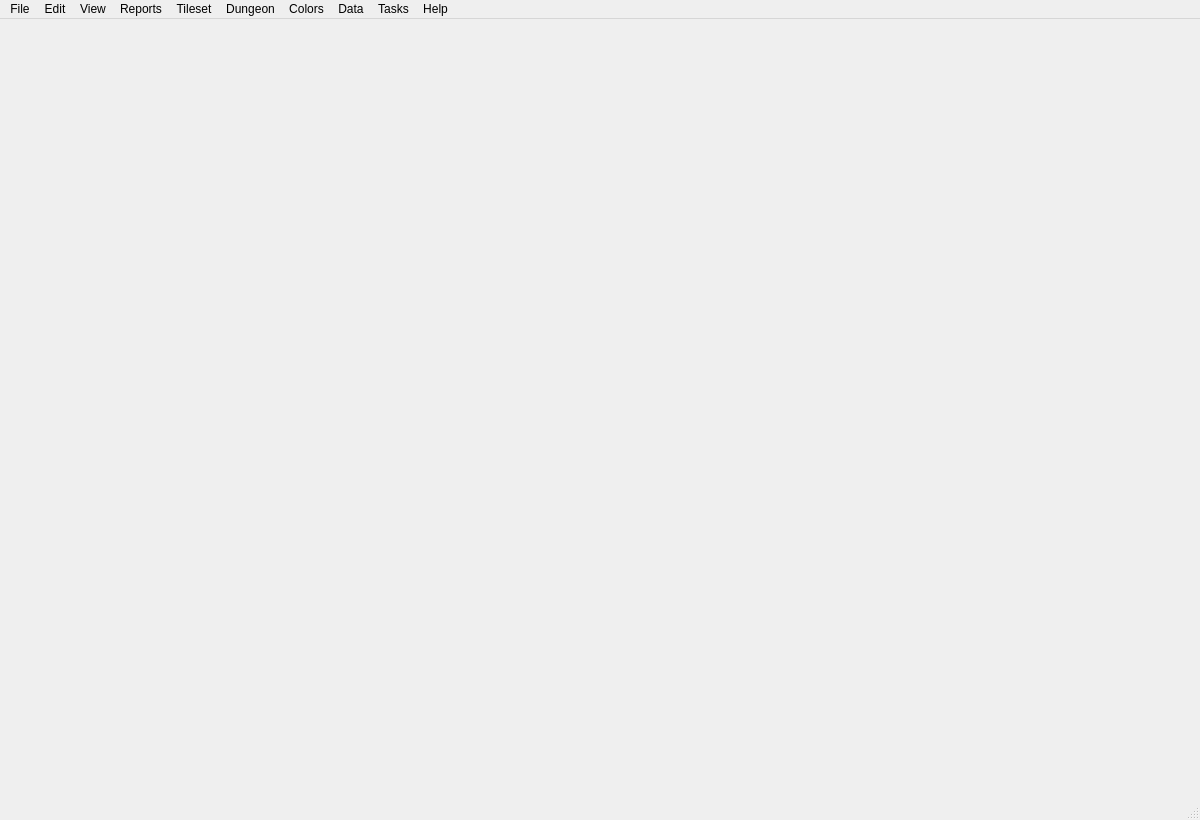
<?xml version="1.0" encoding="UTF-8"?>
<ui version="4.0">
 <class>MainWindow</class>
 <widget class="QMainWindow">
  <property name="geometry">
   <rect>
    <x>0</x>
    <y>0</y>
    <width>1200</width>
    <height>820</height>
   </rect>
  </property>
  <property name="sizePolicy">
   <sizepolicy hsizetype="Expanding" vsizetype="MinimumExpanding">
    <horstretch>0</horstretch>
    <verstretch>0</verstretch>
   </sizepolicy>
  </property>
  <widget class="QWidget">
   <layout class="QHBoxLayout">
    <item>
     <widget class="QFrame">
      <property name="frameShape">
       <enum>QFrame::NoFrame</enum>
      </property>
      <property name="frameShadow">
       <enum>QFrame::Raised</enum>
      </property>
      <layout class="QVBoxLayout" name="mainFrameLayout">
      </layout>
     </widget>
    </item>
    <item alignment="Qt::AlignTop">
     <widget class="QFrame" name="palFrameWidget">
      <property name="sizePolicy">
       <sizepolicy hsizetype="Fixed" vsizetype="Minimum">
        <horstretch>0</horstretch>
        <verstretch>0</verstretch>
       </sizepolicy>
      </property>
      <property name="frameShape">
       <enum>QFrame::NoFrame</enum>
      </property>
      <property name="frameShadow">
       <enum>QFrame::Raised</enum>
      </property>
      <layout class="QVBoxLayout">
      </layout>
     </widget>
    </item>
   </layout>
  </widget>
  <widget class="QMenuBar" name="mainMenu">
   <widget class="QMenu" name="menuNew">
    <property name="title">
     <string>New</string>
    </property>
    <addaction name="actionNew_CEL"/>
    <addaction name="actionNew_CL2"/>
    <addaction name="actionNew_Tileset"/>
    <addaction name="actionNew_Gfxset"/>
    <addaction name="actionNew_Dungeon"/>
   </widget>
   <widget class="QMenu" name="menuFile">
    <property name="title">
     <string>File</string>
    </property>
    <addaction name="menuNew"/>
    <addaction name="actionOpen"/>
    <addaction name="actionOpenAs"/>
    <addaction name="actionImport"/>
    <addaction name="actionSave"/>
    <addaction name="actionSaveAs"/>
    <addaction name="actionClose"/>
    <addaction name="actionExport"/>
    <addaction name="actionDiff"/>
    <addaction name="separator"/>
    <addaction name="actionSettings"/>
    <addaction name="separator"/>
    <addaction name="actionQuit"/>
   </widget>
   <widget class="QMenu" name="menuHelp">
    <property name="title">
     <string>Help</string>
    </property>
    <addaction name="actionAbout"/>
    <addaction name="actionAbout_Qt"/>
   </widget>
   <widget class="QMenu" name="menuView">
    <property name="title">
     <string>View</string>
    </property>
    <addaction name="actionTogglePalTrn"/>
    <addaction name="actionToggleBottomPanel"/>
   </widget>
   <widget class="QMenu" name="menuReports">
    <property name="title">
     <string>Reports</string>
    </property>
    <property name="toolTipsVisible">
     <bool>true</bool>
    </property>
    <addaction name="actionReportBoundary"/>
    <addaction name="actionReportColoredFrames"/>
    <addaction name="actionReportColoredSubtiles"/>
    <addaction name="actionReportColoredTiles"/>
    <addaction name="actionReportActiveFrames"/>
    <addaction name="actionReportActiveSubtiles"/>
    <addaction name="actionReportActiveTiles"/>
    <addaction name="actionReportTilesetUse"/>
    <addaction name="actionReportInefficientFrames"/>
    <addaction name="actionReportCheckGraphics"/>
   </widget>
   <widget class="QMenu" name="menuTilesetCheckFlags">
    <property name="title">
     <string>Check Flags</string>
    </property>
    <property name="toolTipsVisible">
     <bool>true</bool>
    </property>
    <addaction name="actionCheckSubtileFlags_Tileset"/>
    <addaction name="actionCheckTileFlags_Tileset"/>
    <addaction name="actionCheckTilesetFlags_Tileset"/>
   </widget>
   <widget class="QMenu" name="menuTilesetCleanup">
    <property name="title">
     <string>Cleanup</string>
    </property>
    <property name="toolTipsVisible">
     <bool>true</bool>
    </property>
    <addaction name="actionCleanupFrames_Tileset"/>
    <addaction name="actionCleanupSubtiles_Tileset"/>
    <addaction name="actionCleanupTileset_Tileset"/>
   </widget>
   <widget class="QMenu" name="menuTilesetCompress">
    <property name="title">
     <string>Compress</string>
    </property>
    <property name="toolTipsVisible">
     <bool>true</bool>
    </property>
    <addaction name="actionCompressSubtiles_Tileset"/>
    <addaction name="actionCompressTiles_Tileset"/>
    <addaction name="actionCompressTileset_Tileset"/>
   </widget>
   <widget class="QMenu" name="menuTilesetSort">
    <property name="title">
     <string>Sort</string>
    </property>
    <property name="toolTipsVisible">
     <bool>true</bool>
    </property>
    <addaction name="actionSortFrames_Tileset"/>
    <addaction name="actionSortSubtiles_Tileset"/>
    <addaction name="actionSortTileset_Tileset"/>
   </widget>
   <widget class="QMenu" name="menuTileset">
    <property name="title">
     <string>Tileset</string>
    </property>
    <property name="toolTipsVisible">
     <bool>true</bool>
    </property>
    <addaction name="actionResetFrameTypes_Tileset"/>
    <addaction name="actionPatchTileset_Tileset"/>
    <addaction name="actionLightSubtiles_Tileset"/>
    <addaction name="separator"/>
    <addaction name="menuTilesetCheckFlags"/>
    <addaction name="menuTilesetCleanup"/>
    <addaction name="menuTilesetCompress"/>
    <addaction name="menuTilesetSort"/>
   </widget>
   <widget class="QMenu" name="menuDungeonProtect">
    <property name="title">
     <string>Protect</string>
    </property>
    <property name="toolTipsVisible">
     <bool>true</bool>
    </property>
    <addaction name="actionProtectTiles_Dungeon"/>
    <addaction name="actionProtectTilesFrom_Dungeon"/>
    <addaction name="actionProtectSubtiles_Dungeon"/>
   </widget>
   <widget class="QMenu" name="menuDungeonCheck">
    <property name="title">
     <string>Check</string>
    </property>
    <property name="toolTipsVisible">
     <bool>true</bool>
    </property>
    <addaction name="actionCheckTiles_Dungeon"/>
    <addaction name="actionCheckProtections_Dungeon"/>
    <addaction name="actionCheckItems_Dungeon"/>
    <addaction name="actionCheckMonsters_Dungeon"/>
    <addaction name="actionCheckObjects_Dungeon"/>
    <addaction name="actionCheckEntities_Dungeon"/>
   </widget>
   <widget class="QMenu" name="menuDungeonRemove">
    <property name="title">
     <string>Remove</string>
    </property>
    <property name="toolTipsVisible">
     <bool>true</bool>
    </property>
    <addaction name="actionRemoveTiles_Dungeon"/>
    <addaction name="actionRemoveProtections_Dungeon"/>
    <addaction name="actionRemoveItems_Dungeon"/>
    <addaction name="actionRemoveMonsters_Dungeon"/>
    <addaction name="actionRemoveObjects_Dungeon"/>
   </widget>
   <widget class="QMenu" name="menuDungeonLoad">
    <property name="title">
     <string>Load</string>
    </property>
    <property name="toolTipsVisible">
     <bool>true</bool>
    </property>
    <addaction name="actionLoadTiles_Dungeon"/>
    <addaction name="actionLoadProtections_Dungeon"/>
    <addaction name="actionLoadItems_Dungeon"/>
    <addaction name="actionLoadMonsters_Dungeon"/>
    <addaction name="actionLoadObjects_Dungeon"/>
   </widget>
   <widget class="QMenu" name="menuDungeon">
    <property name="title">
     <string>Dungeon</string>
    </property>
    <property name="toolTipsVisible">
     <bool>true</bool>
    </property>
    <addaction name="actionReportUse_Dungeon"/>
    <addaction name="actionPatchDungeon_Dungeon"/>
    <addaction name="separator"/>
    <addaction name="actionResetTiles_Dungeon"/>
    <addaction name="actionResetSubtiles_Dungeon"/>
    <addaction name="actionMaskTiles_Dungeon"/>
    <addaction name="separator"/>
    <addaction name="menuDungeonProtect"/>
    <addaction name="menuDungeonCheck"/>
    <addaction name="menuDungeonRemove"/>
    <addaction name="menuDungeonLoad"/>
    <addaction name="separator"/>
    <addaction name="actionGenerate_Dungeon"/>
    <addaction name="actionDecorate_Dungeon"/>
    <addaction name="actionSearch_Dungeon"/>
   </widget>
   <widget class="QMenu" name="menuPalette">
    <property name="title">
     <string>Palette</string>
    </property>
    <property name="toolTipsVisible">
     <bool>true</bool>
    </property>
    <addaction name="actionNew_PAL"/>
    <addaction name="actionOpen_PAL"/>
    <addaction name="actionSave_PAL"/>
    <addaction name="actionSave_PAL_as"/>
    <addaction name="actionGen_PAL"/>
    <addaction name="actionClose_PAL"/>
   </widget>
   <widget class="QMenu" name="menuTrnBase">
    <property name="title">
     <string>Base Translation</string>
    </property>
    <property name="toolTipsVisible">
     <bool>true</bool>
    </property>
    <addaction name="actionNew_Translation_Base"/>
    <addaction name="actionOpen_Translation_Base"/>
    <addaction name="actionSave_Translation_Base"/>
    <addaction name="actionSave_Translation_Base_as"/>
    <addaction name="actionClose_Translation_Base"/>
    <addaction name="actionPatch_Translation_Base"/>
   </widget>
   <widget class="QMenu" name="menuTrnUnique">
    <property name="title">
     <string>Unique Translation</string>
    </property>
    <property name="toolTipsVisible">
     <bool>true</bool>
    </property>
    <addaction name="actionNew_Translation_Unique"/>
    <addaction name="actionOpen_Translation_Unique"/>
    <addaction name="actionSave_Translation_Unique"/>
    <addaction name="actionSave_Translation_Unique_as"/>
    <addaction name="actionClose_Translation_Unique"/>
    <addaction name="actionPatch_Translation_Unique"/>
   </widget>
   <widget class="QMenu" name="menuTrnSet">
    <property name="title">
     <string>Translation Set</string>
    </property>
    <property name="toolTipsVisible">
     <bool>true</bool>
    </property>
    <addaction name="actionGenTrns_Colors"/>
    <addaction name="actionLoadTrns_Colors"/>
    <addaction name="actionSaveTrns_Colors"/>
   </widget>
   <widget class="QMenu" name="menuColors">
    <property name="title">
     <string>Colors</string>
    </property>
    <property name="toolTipsVisible">
     <bool>true</bool>
    </property>
    <addaction name="menuPalette"/>
    <addaction name="menuTrnBase"/>
    <addaction name="menuTrnUnique"/>
    <addaction name="menuTrnSet"/>
    <addaction name="separator"/>
    <addaction name="actionDisplay_Colors"/>
    <addaction name="actionRemap_Colors"/>
    <addaction name="actionSmack_Colors"/>
   </widget>
   <widget class="QMenu" name="menuColumns">
    <property name="title">
     <string>Columns</string>
    </property>
    <property name="toolTipsVisible">
     <bool>true</bool>
    </property>
    <addaction name="actionAddColumn_Table"/>
    <addaction name="actionInsertColumn_Table"/>
    <addaction name="actionDuplicateColumn_Table"/>
    <addaction name="actionDelColumn_Table"/>
    <addaction name="actionHideColumn_Table"/>
    <addaction name="actionMoveLeftColumn_Table"/>
    <addaction name="actionMoveRightColumn_Table"/>
    <addaction name="separator"/>
    <addaction name="actionDelColumns_Table"/>
    <addaction name="actionHideColumns_Table"/>
    <addaction name="actionShowColumns_Table"/>
   </widget>
   <widget class="QMenu" name="menuRows">
    <property name="title">
     <string>Rows</string>
    </property>
    <property name="toolTipsVisible">
     <bool>true</bool>
    </property>
    <addaction name="actionAddRow_Table"/>
    <addaction name="actionInsertRow_Table"/>
    <addaction name="actionDuplicateRow_Table"/>
    <addaction name="actionDelRow_Table"/>
    <addaction name="actionHideRow_Table"/>
    <addaction name="actionMoveUpRow_Table"/>
    <addaction name="actionMoveDownRow_Table"/>
    <addaction name="separator"/>
    <addaction name="actionDelRows_Table"/>
    <addaction name="actionHideRows_Table"/>
    <addaction name="actionShowRows_Table"/>
   </widget>
   <widget class="QMenu" name="menuData">
    <property name="title">
     <string>Data</string>
    </property>
    <addaction name="menuColumns"/>
    <addaction name="menuRows"/>
   </widget>
   <widget class="QMenu" name="menuTasks">
    <property name="toolTipsVisible">
     <bool>true</bool>
    </property>
    <property name="title">
     <string>Tasks</string>
    </property>
    <addaction name="actionUpscaleTask"/>
    <addaction name="actionCheckGfxsetsTask"/>
   </widget>
   <widget class="QMenu" name="menuFrame">
    <property name="title">
     <string>Frame</string>
    </property>
    <property name="toolTipsVisible">
     <bool>true</bool>
    </property>
    <addaction name="actionMerge_Frame"/>
    <addaction name="actionAddTo_Frame"/>
    <addaction name="separator"/>
    <addaction name="actionCreate_Frame"/>
    <addaction name="actionInsert_Frame"/>
    <addaction name="actionDuplicate_Frame"/>
    <addaction name="actionReplace_Frame"/>
    <addaction name="actionDel_Frame"/>
    <addaction name="separator"/>
    <addaction name="actionFlipHorizontal_Frame"/>
    <addaction name="actionFlipVertical_Frame"/>
   </widget>
   <widget class="QMenu" name="menuSubtile">
    <property name="title">
     <string>Subtile</string>
    </property>
    <property name="toolTipsVisible">
     <bool>true</bool>
    </property>
    <addaction name="actionCreate_Subtile"/>
    <addaction name="actionInsert_Subtile"/>
    <addaction name="actionDuplicate_Subtile"/>
    <addaction name="actionReplace_Subtile"/>
    <addaction name="actionDel_Subtile"/>
   </widget>
   <widget class="QMenu" name="menuTile">
    <property name="title">
     <string>Tile</string>
    </property>
    <property name="toolTipsVisible">
     <bool>true</bool>
    </property>
    <addaction name="actionCreate_Tile"/>
    <addaction name="actionInsert_Tile"/>
    <addaction name="actionDuplicate_Tile"/>
    <addaction name="actionReplace_Tile"/>
    <addaction name="actionDel_Tile"/>
   </widget>
   <widget class="QMenu" name="menuEdit">
    <property name="title">
     <string>Edit</string>
    </property>
    <property name="toolTipsVisible">
     <bool>true</bool>
    </property>
    <addaction name="separator"/>
    <addaction name="menuFrame"/>
    <addaction name="menuSubtile"/>
    <addaction name="menuTile"/>
    <addaction name="separator"/>
    <addaction name="actionPatch"/>
    <addaction name="actionResize"/>
    <addaction name="actionUpscale"/>
    <addaction name="actionReencode"/>
    <addaction name="actionMerge"/>
    <addaction name="actionSquash"/>
    <addaction name="actionMask"/>
    <addaction name="actionOptimize"/>
   </widget>
   <addaction name="menuFile"/>
   <addaction name="menuEdit"/>
   <addaction name="menuView"/>
   <addaction name="menuReports"/>
   <addaction name="menuTileset"/>
   <addaction name="menuDungeon"/>
   <addaction name="menuColors"/>
   <addaction name="menuData"/>
   <addaction name="menuTasks"/>
   <addaction name="menuHelp"/>
  </widget>
  <widget class="QStatusBar" name="statusBar">
   <!--property name="sizeGripEnabled">
    <bool>false</bool>
   </property-->
  </widget>
  <action name="actionAbout">
   <property name="text">
    <string>About</string>
   </property>
  </action>
  <action name="actionAbout_Qt">
   <property name="text">
    <string>About Qt</string>
   </property>
  </action>
  <action name="actionNew_CEL">
   <property name="text">
    <string>CEL graphics</string>
   </property>
  </action>
  <action name="actionNew_CL2">
   <property name="text">
    <string>CL2 graphics</string>
   </property>
  </action>
  <action name="actionNew_Tileset">
   <property name="text">
    <string>Tileset</string>
   </property>
  </action>
  <action name="actionNew_Gfxset">
   <property name="text">
    <string>Gfxset</string>
   </property>
  </action>
  <action name="actionNew_Dungeon">
   <property name="text">
    <string>Dungeon</string>
   </property>
  </action>
  <action name="actionQuit">
   <property name="text">
    <string>Quit</string>
   </property>
   <property name="shortcut">
    <string notr="true">Ctrl+Q</string>
   </property>
  </action>
  <action name="actionClose">
   <property name="text">
    <string>Close</string>
   </property>
   <property name="shortcut">
    <string notr="true">Ctrl+W</string>
   </property>
  </action>
  <action name="actionOpen">
   <property name="text">
    <string>Open</string>
   </property>
   <property name="shortcut">
    <string notr="true">Ctrl+O</string>
   </property>
  </action>
  <action name="actionOpenAs">
   <property name="text">
    <string>Open As...</string>
   </property>
   <property name="shortcut">
    <string notr="true">Ctrl+Shift+O</string>
   </property>
  </action>
  <action name="actionImport">
   <property name="text">
    <string>Import</string>
   </property>
   <property name="shortcut">
    <string notr="true">Ctrl+I</string>
   </property>
  </action>
  <action name="actionSave">
   <property name="text">
    <string>Save</string>
   </property>
   <property name="shortcut">
    <string notr="true">Ctrl+S</string>
   </property>
  </action>
  <action name="actionSaveAs">
   <property name="text">
    <string>Save As...</string>
   </property>
   <property name="shortcut">
    <string notr="true">Ctrl+Shift+S</string>
   </property>
  </action>
  <action name="actionOpen_PAL">
   <property name="text">
    <string>Open...</string>
   </property>
   <property name="shortcut">
    <string notr="true">Ctrl+P</string>
   </property>
  </action>
  <action name="actionOpen_Translation_Unique">
   <property name="text">
    <string>Open...</string>
   </property>
   <property name="shortcut">
    <string notr="true">Ctrl+U</string>
   </property>
  </action>
  <action name="actionOpen_Translation_Base">
   <property name="text">
    <string>Open...</string>
   </property>
   <property name="shortcut">
    <string notr="true">Ctrl+T</string>
   </property>
  </action>
  <action name="actionExport">
   <property name="text">
    <string>Export</string>
   </property>
   <property name="shortcut">
    <string notr="true">Ctrl+P</string>
   </property>
  </action>
  <action name="actionDiff">
   <property name="text">
    <string>Diff</string>
   </property>
  </action>
  <action name="actionUpscaleTask">
   <property name="text">
    <string>Upscale Assets</string>
   </property>
   <property name="toolTip">
    <string>Upscale the assets of Diablo 1 / Hellfire</string>
   </property>
  </action>
  <action name="actionCheckGfxsetsTask">
   <property name="text">
    <string>Check Gfxsets</string>
   </property>
   <property name="toolTip">
    <string>Check gfxsets of Diablo 1 / Hellfire</string>
   </property>
  </action>
  <action name="actionSettings">
   <property name="text">
    <string>Settings</string>
   </property>
  </action>
  <action name="actionMerge_Frame">
   <property name="text">
    <string>Merge</string>
   </property>
   <property name="toolTip">
    <string>Merge frames of the current graphics</string>
   </property>
  </action>
  <action name="actionAddTo_Frame">
   <property name="text">
    <string>Add Layer</string>
   </property>
   <property name="toolTip">
    <string>Add the content of an image to the current frame</string>
   </property>
  </action>
  <action name="actionCreate_Frame">
   <property name="text">
    <string>Create</string>
   </property>
   <property name="toolTip">
    <string>Create a new (empty) frame (or multiple frames from images with SHIFT)</string>
   </property>
  </action>
  <action name="actionInsert_Frame">
   <property name="text">
    <string>Insert</string>
   </property>
   <property name="toolTip">
    <string>Add a new frame before the current one (or multiple frames from images with SHIFT)</string>
   </property>
  </action>
  <action name="actionDuplicate_Frame">
   <property name="text">
    <string>Duplicate</string>
   </property>
   <property name="toolTip">
    <string>Duplicate the current frame</string>
   </property>
  </action>
  <action name="actionReplace_Frame">
   <property name="text">
    <string>Replace</string>
   </property>
   <property name="toolTip">
    <string>Replace the current frame</string>
   </property>
  </action>
  <action name="actionDel_Frame">
   <property name="text">
    <string>Delete</string>
   </property>
   <property name="toolTip">
    <string>Delete the current frame</string>
   </property>
  </action>
  <action name="actionFlipHorizontal_Frame">
   <property name="text">
    <string>Horizontal Flip</string>
   </property>
   <property name="toolTip">
    <string>Flip the current frame horizontally</string>
   </property>
  </action>
  <action name="actionFlipVertical_Frame">
   <property name="text">
    <string>Vertical Flip</string>
   </property>
   <property name="toolTip">
    <string>Flip the current frame vertically</string>
   </property>
  </action>
  <action name="actionCreate_Subtile">
   <property name="text">
    <string>Create</string>
   </property>
   <property name="toolTip">
    <string>Create a new subtile</string>
   </property>
  </action>
  <action name="actionDuplicate_Subtile">
   <property name="text">
    <string>Duplicate</string>
   </property>
   <property name="toolTip">
    <string>Duplicate the current subtile</string>
   </property>
  </action>
  <action name="actionInsert_Subtile">
   <property name="text">
    <string>Insert</string>
   </property>
   <property name="toolTip">
    <string>Add new subtiles before the current one</string>
   </property>
  </action>
  <action name="actionReplace_Subtile">
   <property name="text">
    <string>Replace</string>
   </property>
   <property name="toolTip">
    <string>Replace the current subtile</string>
   </property>
  </action>
  <action name="actionDel_Subtile">
   <property name="text">
    <string>Delete</string>
   </property>
   <property name="toolTip">
    <string>Delete the current subtile</string>
   </property>
  </action>
  <action name="actionCreate_Tile">
   <property name="text">
    <string>Create</string>
   </property>
   <property name="toolTip">
    <string>Create a new tile</string>
   </property>
  </action>
  <action name="actionInsert_Tile">
   <property name="text">
    <string>Insert</string>
   </property>
   <property name="toolTip">
    <string>Add new tiles before the current one</string>
   </property>
  </action>
  <action name="actionDuplicate_Tile">
   <property name="text">
    <string>Duplicate</string>
   </property>
   <property name="toolTip">
    <string>Duplicate the current tile</string>
   </property>
  </action>
  <action name="actionReplace_Tile">
   <property name="text">
    <string>Replace</string>
   </property>
   <property name="toolTip">
    <string>Replace the current tile</string>
   </property>
  </action>
  <action name="actionDel_Tile">
   <property name="text">
    <string>Delete</string>
   </property>
   <property name="toolTip">
    <string>Delete the current tile</string>
   </property>
  </action>
  <action name="actionPatch">
   <property name="text">
    <string>Patch</string>
   </property>
   <property name="toolTip">
    <string>Patch the current graphics</string>
   </property>
  </action>
  <action name="actionResize">
   <property name="text">
    <string>Resize</string>
   </property>
   <property name="toolTip">
    <string>Resize the current graphics</string>
   </property>
  </action>
  <action name="actionUpscale">
   <property name="text">
    <string>Upscale</string>
   </property>
   <property name="toolTip">
    <string>Upscale/Downscale the current graphics</string>
   </property>
  </action>
  <action name="actionReencode">
   <property name="text">
    <string>Reencode</string>
   </property>
   <property name="toolTip">
    <string>Reencode the current graphics to use a new palette</string>
   </property>
  </action>
  <action name="actionMerge">
   <property name="text">
    <string>Merge</string>
   </property>
   <property name="toolTip">
    <string>Add frames from an other graphics</string>
   </property>
  </action>
  <action name="actionSquash">
   <property name="text">
    <string>Squash</string>
   </property>
   <property name="toolTip">
    <string>Add components to the main graphics</string>
   </property>
  </action>
  <action name="actionMask">
   <property name="text">
    <string>Mask</string>
   </property>
   <property name="toolTip">
    <string>Select the common pixels of the current graphics</string>
   </property>
  </action>
  <action name="actionOptimize">
   <property name="text">
    <string>Optimize</string>
   </property>
   <property name="toolTip">
    <string>Optimize graphics assuming a black background</string>
   </property>
  </action>
  <action name="actionTogglePalTrn">
   <property name="text">
    <string>Show PAL &amp;&amp; TRNs</string>
   </property>
   <property name="checkable">
    <bool>true</bool>
   </property>
   <property name="checked">
    <bool>true</bool>
   </property>
  </action>
  <action name="actionToggleBottomPanel">
   <property name="text">
    <string>Show Bottom Panel</string>
   </property>
   <property name="checkable">
    <bool>true</bool>
   </property>
   <property name="checked">
    <bool>true</bool>
   </property>
  </action>
  <action name="actionReportBoundary">
   <property name="text">
    <string>Graphics Boundary</string>
   </property>
   <property name="toolTip">
    <string>Report the rectangle in which the graphics have non-transparent pixels</string>
   </property>
  </action>
  <action name="actionReportColoredFrames">
   <property name="text">
    <string>Colored Frames</string>
   </property>
   <property name="toolTip">
    <string>List frames which are affected by the currently selected colors</string>
   </property>
  </action>
  <action name="actionReportColoredSubtiles">
   <property name="text">
    <string>Colored Subtiles</string>
   </property>
   <property name="toolTip">
    <string>List subtiles which are affected by the currently selected colors</string>
   </property>
  </action>
  <action name="actionReportColoredTiles">
   <property name="text">
    <string>Colored Tiles</string>
   </property>
   <property name="toolTip">
    <string>List tiles which are affected by the currently selected colors</string>
   </property>
  </action>
  <action name="actionReportActiveFrames">
   <property name="text">
    <string>Active Frames</string>
   </property>
   <property name="toolTip">
    <string>List frames which are affected by the current playback mode</string>
   </property>
  </action>
  <action name="actionReportActiveSubtiles">
   <property name="text">
    <string>Active Subtiles</string>
   </property>
   <property name="toolTip">
    <string>List subtiles which are affected by the current playback mode</string>
   </property>
  </action>
  <action name="actionReportActiveTiles">
   <property name="text">
    <string>Active Tiles</string>
   </property>
   <property name="toolTip">
    <string>List tiles which are affected by the current playback mode</string>
   </property>
  </action>
  <action name="actionReportTilesetUse">
   <property name="text">
    <string>Usage Report</string>
   </property>
   <property name="toolTip">
    <string>List the uses of the current frame/subtile</string>
   </property>
  </action>
  <action name="actionReportInefficientFrames">
   <property name="text">
    <string>Inefficient Frames</string>
   </property>
   <property name="toolTip">
    <string>List frames which are almost standard tiles and frames which are almost the same</string>
   </property>
  </action>
  <action name="actionReportCheckGraphics">
   <property name="text">
    <string>Check Graphics</string>
   </property>
   <property name="toolTip">
    <string>List inconsistencies of the graphics</string>
   </property>
  </action>
  <action name="actionResetFrameTypes_Tileset">
   <property name="text">
    <string>Reset Frame Types</string>
   </property>
   <property name="toolTip">
    <string>Reinitialize the frame types of every frame</string>
   </property>
  </action>
  <action name="actionPatchTileset_Tileset">
   <property name="text">
    <string>Patch Tileset</string>
   </property>
   <property name="toolTip">
    <string>Patch subtiles of the vanilla game</string>
   </property>
  </action>
  <action name="actionLightSubtiles_Tileset">
   <property name="text">
    <string>Light Subtiles</string>
   </property>
   <property name="toolTip">
    <string>Adjust the light radius of the subtiles</string>
   </property>
  </action>
  <action name="actionCheckSubtileFlags_Tileset">
   <property name="text">
    <string>Subtile</string>
   </property>
   <property name="toolTip">
    <string>List inconsistent subtile settings</string>
   </property>
  </action>
  <action name="actionCheckTileFlags_Tileset">
   <property name="text">
    <string>Tile</string>
   </property>
   <property name="toolTip">
    <string>List inconsistent tile settings</string>
   </property>
  </action>
  <action name="actionCheckTilesetFlags_Tileset">
   <property name="text">
    <string>Tileset</string>
   </property>
   <property name="toolTip">
    <string>List inconsistent tile and subtile settings</string>
   </property>
  </action>
  <action name="actionCleanupFrames_Tileset">
   <property name="text">
    <string>Frames</string>
   </property>
   <property name="toolTip">
    <string>Eliminate unused frames</string>
   </property>
  </action>
  <action name="actionCleanupSubtiles_Tileset">
   <property name="text">
    <string>Subtiles</string>
   </property>
   <property name="toolTip">
    <string>Eliminate unused subtiles</string>
   </property>
  </action>
  <action name="actionCleanupTileset_Tileset">
   <property name="text">
    <string>Tileset</string>
   </property>
   <property name="toolTip">
    <string>Eliminate unused subtiles and frames</string>
   </property>
  </action>
  <action name="actionCompressSubtiles_Tileset">
   <property name="text">
    <string>Subtiles</string>
   </property>
   <property name="toolTip">
    <string>Reuse frames in subtiles</string>
   </property>
  </action>
  <action name="actionCompressTiles_Tileset">
   <property name="text">
    <string>Tiles</string>
   </property>
   <property name="toolTip">
    <string>Reuse subtiles in tiles</string>
   </property>
  </action>
  <action name="actionCompressTileset_Tileset">
   <property name="text">
    <string>Tileset</string>
   </property>
   <property name="toolTip">
    <string>Reuse subtiles in tiles and frames in subtiles</string>
   </property>
  </action>
  <action name="actionSortFrames_Tileset">
   <property name="text">
    <string>Frames</string>
   </property>
   <property name="toolTip">
    <string>Sort the frames based on the subtiles</string>
   </property>
  </action>
  <action name="actionSortSubtiles_Tileset">
   <property name="text">
    <string>Subtiles</string>
   </property>
   <property name="toolTip">
    <string>Sort the subtiles based on the tiles</string>
   </property>
  </action>
  <action name="actionSortTileset_Tileset">
   <property name="text">
    <string>Tileset</string>
   </property>
   <property name="toolTip">
    <string>Sort the subtiles and frames based on the tiles</string>
   </property>
  </action>
  <action name="actionReportUse_Dungeon">
   <property name="text">
    <string>Usage Report</string>
   </property>
   <property name="toolTip">
    <string>List the type of monsters/items/objects in the dungeon</string>
   </property>
  </action>
  <action name="actionPatchDungeon_Dungeon">
   <property name="text">
    <string>Patch Dungeon</string>
   </property>
   <property name="toolTip">
    <string>Patch subtiles in the dungeon of the vanilla game</string>
   </property>
  </action>
  <action name="actionResetTiles_Dungeon">
   <property name="text">
    <string>Reset Tiles</string>
   </property>
   <property name="toolTip">
    <string>Reinitialize the tiles based on the subtiles</string>
   </property>
  </action>
  <action name="actionResetSubtiles_Dungeon">
   <property name="text">
    <string>Reset Subtiles</string>
   </property>
   <property name="toolTip">
    <string>Reinitialize the subtiles based on the tiles</string>
   </property>
  </action>
  <action name="actionMaskTiles_Dungeon">
   <property name="text">
    <string>Mask Tiles</string>
   </property>
   <property name="toolTip">
    <string>Mask tiles with the tiles of an another dungeon</string>
   </property>
  </action>
  <action name="actionProtectTiles_Dungeon">
   <property name="text">
    <string>Tiles</string>
   </property>
   <property name="toolTip">
    <string>Mark tiles protected if the tile is set or there is an actor on the tile</string>
   </property>
  </action>
  <action name="actionProtectTilesFrom_Dungeon">
   <property name="text">
    <string>Tiles From</string>
   </property>
   <property name="toolTip">
    <string>Mark tiles protected if the tile is set in an another dungeon</string>
   </property>
  </action>
  <action name="actionProtectSubtiles_Dungeon">
   <property name="text">
    <string>Subtiles</string>
   </property>
   <property name="toolTip">
    <string>Mark subtiles protected if there is an actor on the tile</string>
   </property>
  </action>
  <action name="actionCheckTiles_Dungeon">
   <property name="text">
    <string>Tiles</string>
   </property>
   <property name="toolTip">
    <string>List inconsistent tiles/subtiles</string>
   </property>
  </action>
  <action name="actionCheckProtections_Dungeon">
   <property name="text">
    <string>Protections</string>
   </property>
   <property name="toolTip">
    <string>List inconsistent protections</string>
   </property>
  </action>
  <action name="actionCheckItems_Dungeon">
   <property name="text">
    <string>Items</string>
   </property>
   <property name="toolTip">
    <string>List inconsistent items</string>
   </property>
  </action>
  <action name="actionCheckMonsters_Dungeon">
   <property name="text">
    <string>Monsters</string>
   </property>
   <property name="toolTip">
    <string>List inconsistent monsters</string>
   </property>
  </action>
  <action name="actionCheckObjects_Dungeon">
   <property name="text">
    <string>Objects</string>
   </property>
   <property name="toolTip">
    <string>List inconsistent objects</string>
   </property>
  </action>
  <action name="actionCheckEntities_Dungeon">
   <property name="text">
    <string>Entities</string>
   </property>
   <property name="toolTip">
    <string>List inconsistent items/monsters/objects</string>
   </property>
  </action>
  <action name="actionRemoveTiles_Dungeon">
   <property name="text">
    <string>Tiles</string>
   </property>
   <property name="toolTip">
    <string>Remove every tile from the dungeon</string>
   </property>
  </action>
  <action name="actionLoadTiles_Dungeon">
   <property name="text">
    <string>Tiles</string>
   </property>
   <property name="toolTip">
    <string>Load tiles from another dungeon</string>
   </property>
  </action>
  <action name="actionRemoveProtections_Dungeon">
   <property name="text">
    <string>Protections</string>
   </property>
   <property name="toolTip">
    <string>Remove every protection from the dungeon</string>
   </property>
  </action>
  <action name="actionLoadProtections_Dungeon">
   <property name="text">
    <string>Protections</string>
   </property>
   <property name="toolTip">
    <string>Load protections from another dungeon</string>
   </property>
  </action>
  <action name="actionRemoveItems_Dungeon">
   <property name="text">
    <string>Items</string>
   </property>
   <property name="toolTip">
    <string>Remove every item from the dungeon</string>
   </property>
  </action>
  <action name="actionLoadItems_Dungeon">
   <property name="text">
    <string>Items</string>
   </property>
   <property name="toolTip">
    <string>Load items from another dungeon</string>
   </property>
  </action>
  <action name="actionRemoveMonsters_Dungeon">
   <property name="text">
    <string>Monsters</string>
   </property>
   <property name="toolTip">
    <string>Remove every monster from the dungeon</string>
   </property>
  </action>
  <action name="actionLoadMonsters_Dungeon">
   <property name="text">
    <string>Monsters</string>
   </property>
   <property name="toolTip">
    <string>Load monsters from another dungeon</string>
   </property>
  </action>
  <action name="actionRemoveObjects_Dungeon">
   <property name="text">
    <string>Objects</string>
   </property>
   <property name="toolTip">
    <string>Remove every object from the dungeon</string>
   </property>
  </action>
  <action name="actionLoadObjects_Dungeon">
   <property name="text">
    <string>Objects</string>
   </property>
   <property name="toolTip">
    <string>Load objects from another dungeon</string>
   </property>
  </action>
  <action name="actionGenerate_Dungeon">
   <property name="text">
    <string>Generate</string>
   </property>
   <property name="toolTip">
    <string>Create a dungeon</string>
   </property>
  </action>
  <action name="actionDecorate_Dungeon">
   <property name="text">
    <string>Decorate</string>
   </property>
   <property name="toolTip">
    <string>Generate contents to the dungeon</string>
   </property>
  </action>
  <action name="actionSearch_Dungeon">
   <property name="text">
    <string>Search</string>
   </property>
   <property name="toolTip">
    <string>Search for entities in the current dungeon</string>
   </property>
  </action>
  <action name="actionNew_PAL">
   <property name="text">
    <string>New</string>
   </property>
  </action>
  <action name="actionSave_PAL">
   <property name="text">
    <string>Save</string>
   </property>
  </action>
  <action name="actionSave_PAL_as">
   <property name="text">
    <string>Save As...</string>
   </property>
  </action>
  <action name="actionGen_PAL">
   <property name="text">
    <string>Generate</string>
   </property>
  </action>
  <action name="actionClose_PAL">
   <property name="text">
    <string>Close</string>
   </property>
  </action>
  <action name="actionNew_Translation_Unique">
   <property name="text">
    <string>New</string>
   </property>
  </action>
  <action name="actionSave_Translation_Unique">
   <property name="text">
    <string>Save</string>
   </property>
  </action>
  <action name="actionSave_Translation_Unique_as">
   <property name="text">
    <string>Save As...</string>
   </property>
  </action>
  <action name="actionClose_Translation_Unique">
   <property name="text">
    <string>Close</string>
   </property>
  </action>
  <action name="actionPatch_Translation_Unique">
   <property name="text">
    <string>Patch</string>
   </property>
   <property name="toolTip">
    <string>Replace translation values of 255 with 0</string>
   </property>
  </action>
  <action name="actionNew_Translation_Base">
   <property name="text">
    <string>New</string>
   </property>
  </action>
  <action name="actionSave_Translation_Base">
   <property name="text">
    <string>Save</string>
   </property>
  </action>
  <action name="actionSave_Translation_Base_as">
   <property name="text">
    <string>Save As...</string>
   </property>
  </action>
  <action name="actionClose_Translation_Base">
   <property name="text">
    <string>Close</string>
   </property>
  </action>
  <action name="actionPatch_Translation_Base">
   <property name="text">
    <string>Patch</string>
   </property>
   <property name="toolTip">
    <string>Replace translation values of 255 with 0</string>
   </property>
  </action>
  <action name="actionDisplay_Colors">
   <property name="text">
    <string>Display Colors</string>
   </property>
   <property name="toolTip">
    <string>Show palette colors on a chart</string>
   </property>
  </action>
  <action name="actionRemap_Colors">
   <property name="text">
    <string>Remap Colors</string>
   </property>
   <property name="toolTip">
    <string>Replace colors of the graphics with another colors from the palette or with transparent pixels</string>
   </property>
  </action>
  <action name="actionSmack_Colors">
   <property name="text">
    <string>Smack Colors</string>
   </property>
   <property name="toolTip">
    <string>Ensure the palette colors are SMK compliant</string>
   </property>
  </action>
  <action name="actionGenTrns_Colors">
   <property name="text">
    <string>Generate Light Translations</string>
   </property>
   <property name="toolTip">
    <string>Generate light translations using the current palette</string>
   </property>
  </action>
  <action name="actionLoadTrns_Colors">
   <property name="text">
    <string>Load Translation Set</string>
   </property>
   <property name="toolTip">
    <string>Load a translation set as unique translations</string>
   </property>
  </action>
  <action name="actionSaveTrns_Colors">
   <property name="text">
    <string>Save Translation Set</string>
   </property>
   <property name="toolTip">
    <string>Save the current unique translations as a translation set</string>
   </property>
  </action>
  <action name="actionAddColumn_Table">
   <property name="text">
    <string>Add</string>
   </property>
   <property name="toolTip">
    <string>Add a column to the end of the table</string>
   </property>
  </action>
  <action name="actionInsertColumn_Table">
   <property name="text">
    <string>Insert</string>
   </property>
   <property name="toolTip">
    <string>Add a new column before the current one</string>
   </property>
  </action>
  <action name="actionDuplicateColumn_Table">
   <property name="text">
    <string>Duplicate</string>
   </property>
   <property name="toolTip">
    <string>Duplicate the current column</string>
   </property>
  </action>
  <action name="actionDelColumn_Table">
   <property name="text">
    <string>Delete</string>
   </property>
   <property name="toolTip">
    <string>Delete the current column</string>
   </property>
  </action>
  <action name="actionHideColumn_Table">
   <property name="text">
    <string>Hide</string>
   </property>
   <property name="toolTip">
    <string>Hide the current column</string>
   </property>
  </action>
  <action name="actionMoveLeftColumn_Table">
   <property name="text">
    <string notr="true">&lt;&lt;--</string>
   </property>
   <property name="toolTip">
    <string>Move the current column to the left</string>
   </property>
  </action>
  <action name="actionMoveRightColumn_Table">
   <property name="text">
    <string notr="true">--&gt;&gt;</string>
   </property>
   <property name="toolTip">
    <string>Move the current column to the right</string>
   </property>
  </action>
  <action name="actionDelColumns_Table">
   <property name="text">
    <string>Delete...</string>
   </property>
   <property name="toolTip">
    <string>Delete columns</string>
   </property>
  </action>
  <action name="actionHideColumns_Table">
   <property name="text">
    <string>Hide...</string>
   </property>
   <property name="toolTip">
    <string>Hide columns</string>
   </property>
  </action>
  <action name="actionShowColumns_Table">
   <property name="text">
    <string>Show...</string>
   </property>
   <property name="toolTip">
    <string>Show columns</string>
   </property>
  </action>
  <action name="actionAddRow_Table">
   <property name="text">
    <string>Add</string>
   </property>
   <property name="toolTip">
    <string>Add a row to the end of the table</string>
   </property>
  </action>
  <action name="actionInsertRow_Table">
   <property name="text">
    <string>Insert</string>
   </property>
   <property name="toolTip">
    <string>Add a new row before the current one</string>
   </property>
  </action>
  <action name="actionDuplicateRow_Table">
   <property name="text">
    <string>Duplicate</string>
   </property>
   <property name="toolTip">
    <string>Duplicate the current row</string>
   </property>
  </action>  
  <action name="actionDelRow_Table">
   <property name="text">
    <string>Delete</string>
   </property>
   <property name="toolTip">
    <string>Delete the current row</string>
   </property>
  </action>
  <action name="actionHideRow_Table">
   <property name="text">
    <string>Hide</string>
   </property>
   <property name="toolTip">
    <string>Hide the current row</string>
   </property>
  </action>
  <action name="actionMoveUpRow_Table">
   <property name="text">
    <string notr="true">^^ ^^</string>
   </property>
   <property name="toolTip">
    <string>Move the current row up</string>
   </property>
  </action>
  <action name="actionMoveDownRow_Table">
   <property name="text">
    <string notr="true">vv vv</string>
   </property>
   <property name="toolTip">
    <string>Move the current row down</string>
   </property>
  </action>
  <action name="actionDelRows_Table">
   <property name="text">
    <string>Delete...</string>
   </property>
   <property name="toolTip">
    <string>Delete rows</string>
   </property>
  </action>
  <action name="actionHideRows_Table">
   <property name="text">
    <string>Hide...</string>
   </property>
   <property name="toolTip">
    <string>Hide rows</string>
   </property>
  </action>
  <action name="actionShowRows_Table">
   <property name="text">
    <string>Show...</string>
   </property>
   <property name="toolTip">
    <string>Show rows</string>
   </property>
  </action>
 </widget>
 <layoutdefault spacing="4" margin="4"/>
 <resources/>
 <connections/>
 <buttongroups/>
</ui>
